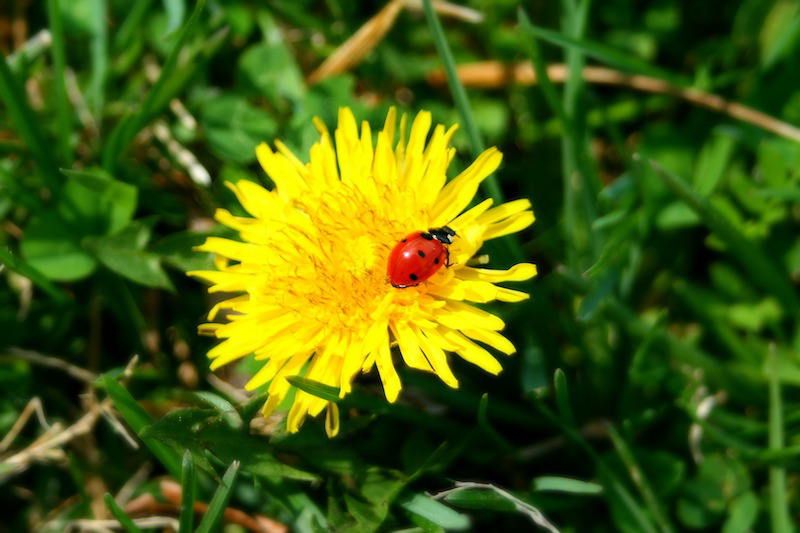
#> input picture Chapter9/images/unsupervised_learning/ladybug.png, 800 x 533 px
$ jupyter execute --allow-errors 'Unsupervised Learning Techniques.ipynb'   (shell and % lines are left out)
#> lines starting #> are read from the running program, lines starting #| are printed output that depends on the picture
# Unsupervised Learning Techniques

So far we have seen machine learning applications for supervised learning where the Y or dependent variable is known.

Unsupervised means we have input features X but we do not have labels y.

Lets think of a scenario where you need to identify defects in manufacturing equipment. So you need to build a model to do this. But you do not have any labels. You could manually label millions of photos or just label a subset of the data.

However what if we could just create a algorithmn  to exploit unlabeled data without needing humans to label every picture?

This is where unsupervished learning techniques shines.

Here are some of the algorithmns we will see in this chapter:

*Clustering* the goal is to group similar instances together into clusters. It is great for data analysis, customer segmentation, recommender systems, search engines, images segmentation, semi-superivised learning, dimensionality reductions and more.

*Anomaly detection* the objective is to learn what "normal" data looks like, and then use that to detect abnormal instances, such as defective items on a production line or a new trend in time series.

*Density estimation* This is the task of estimating the probability density function(PDF) of the random process that generated the dataset. Density estimation is commonly used for anomaly detection: instances located in very low-density regions are likely to be anomalies. It is also useful for data analysis and visualization.

## Clustering

Clustering is when we identify similar instances and assigning them to clusters or groups of similar instances.

[cell 1]
#Importing libraries
# Scikit-Learn ≥0.20 is required
import sklearn
#assert sklearn.__version__ >= "0.20"

# Common imports
import numpy as np
import os

# to make this notebook's output stable across runs
np.random.seed(42)

# To plot pretty figures
import matplotlib as mpl
import matplotlib.pyplot as plt
mpl.rc('axes', labelsize=14)
mpl.rc('xtick', labelsize=12)
mpl.rc('ytick', labelsize=12)

# Where to save the figures
PROJECT_ROOT_DIR = "."
CHAPTER_ID = "unsupervised_learning"
IMAGES_PATH = os.path.join(PROJECT_ROOT_DIR, "images", CHAPTER_ID)
os.makedirs(IMAGES_PATH, exist_ok=True)

# [6 lines left out: function save_fig, not called in this run]

# Ignore useless warnings (see SciPy issue #5998)
import warnings
warnings.filterwarnings(action="ignore", message="^internal gelsd")

[cell 2]
#Using the Iris dataset to show the differences between Classification and clustering
from sklearn.datasets import load_iris

[cell 3]
data = load_iris()
X = data.data
y = data.target
data.target_names

[cell 4]
plt.figure(figsize=(9,3.5))
plt.subplot(121)
plt.plot(X[y==0,1],X[y==0,3],"yo",label="Iris setosa")
plt.plot(X[y==1, 2], X[y==1, 3], "bs", label="Iris versicolor")
plt.plot(X[y==2, 2], X[y==2, 3], "g^", label="Iris virginica")

plt.xlabel("Petal Length",fontsize=14)
plt.ylabel("Petal Width",fontsize=14)
plt.legend(fontsize=12)

plt.subplot(122)
plt.scatter(X[:,2],X[:,3],c="k",marker=".")
plt.xlabel("Petal Length",fontsize=14)
plt.tick_params(labelleft=False)

plt.show()
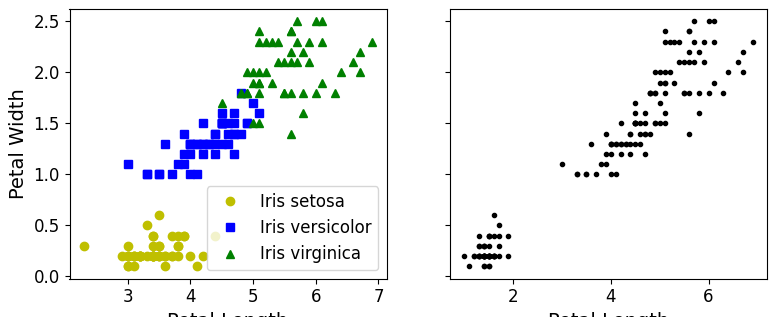
#> figure drawn by matplotlib, 2 panels

In the above we can see the left uses classification and it is easy to figure the bottom Iris setosa. THe top right ones are harder to identify but we are using just petal length and petal width.

Here are some of the other useful applications:

* Customer segmentation
* Data Analysis
* Dimensionality Reduction Technique
* Anomaly detection
* Semi-supervished learning
* Search engines
* Segment an image

### K-MEANs clustering

K-MEANs lets us cluster using a simple algorithm. The way it works is you are given the centroids you then can easily label them in the dataset by assinging each of them to the cluster who centroid is closer.

If you have the labels and centroids it would have been easier.

To do this we can start placing randoms centroids  and by picking K(number of clusters) randomly, then label the instances, update the centroids. It keeps updating until the centroids stop moving and meeti.

[cell 5]
from sklearn.datasets import make_blobs

[cell 6]
blob_centers = np.array(
    [[ 0.2,  2.3],
     [-1.5 ,  2.3],
     [-2.8,  1.8],
     [-2.8,  2.8],
     [-2.8,  1.3]])
blob_std = np.array([0.4, 0.3, 0.1, 0.1, 0.1])

[cell 7]
X, y = make_blobs(n_samples=2000, centers=blob_centers,
                  cluster_std=blob_std, random_state=7)

[cell 8]
def plot_clusters(X, y=None):
    plt.scatter(X[:, 0], X[:, 1], c=y, s=1)
    plt.xlabel("$x_1$", fontsize=14)
    plt.ylabel("$x_2$", fontsize=14, rotation=0)

[cell 9]
plt.figure(figsize=(8, 4))
plot_clusters(X)
#save_fig("blobs_plot")
plt.show()
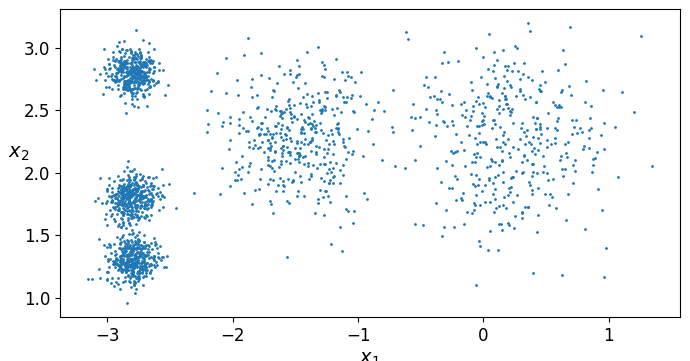
#> figure drawn by matplotlib, 1 panel

We can see above that the optimal K number is 5 since we can see a clear pattern.

[cell 10]
#Using K-MEANs
from sklearn.cluster import KMeans

[cell 11]
k = 5
kmeans = KMeans(n_clusters=k,random_state=42)
y_pred = kmeans.fit_predict(X)

[cell 12]
y_pred

[cell 13]
np.unique(y_pred) # 5 potential clusters

[cell 14]
y_pred is kmeans.labels_

[cell 15]
kmeans.cluster_centers_

[cell 16]
kmeans.labels_

[cell 17]
#Predicting new labels and plotting decision boundary
X_new = np.array([[0, 2], [3, 2], [-3, 3], [-3, 2.5]])
kmeans.predict(X_new)

[cell 18]
def plot_data(X):
    plt.plot(X[:, 0], X[:, 1], 'k.', markersize=2)

def plot_centroids(centroids, weights=None, circle_color='w', cross_color='k'):
    if weights is not None:
        centroids = centroids[weights > weights.max() / 10]
    plt.scatter(centroids[:, 0], centroids[:, 1],
                marker='o', s=30, linewidths=8,
                color=circle_color, zorder=10, alpha=0.9)
    plt.scatter(centroids[:, 0], centroids[:, 1],
                marker='x', s=50, linewidths=50,
                color=cross_color, zorder=11, alpha=1)

def plot_decision_boundaries(clusterer, X, resolution=1000, show_centroids=True,
                             show_xlabels=True, show_ylabels=True):
    mins = X.min(axis=0) - 0.1
    maxs = X.max(axis=0) + 0.1
    xx, yy = np.meshgrid(np.linspace(mins[0], maxs[0], resolution),
                         np.linspace(mins[1], maxs[1], resolution))
    Z = clusterer.predict(np.c_[xx.ravel(), yy.ravel()])
    Z = Z.reshape(xx.shape)

    plt.contourf(Z, extent=(mins[0], maxs[0], mins[1], maxs[1]),
                cmap="Pastel2")
    plt.contour(Z, extent=(mins[0], maxs[0], mins[1], maxs[1]),
                linewidths=1, colors='k')
    plot_data(X)
    if show_centroids:
        plot_centroids(clusterer.cluster_centers_)

    if show_xlabels:
        plt.xlabel("$x_1$", fontsize=14)
    else:
        plt.tick_params(labelbottom=False)
    if show_ylabels:
        plt.ylabel("$x_2$", fontsize=14, rotation=0)
    else:
        plt.tick_params(labelleft=False)

[cell 19]
plt.figure(figsize=(8, 4))
plot_decision_boundaries(kmeans, X)
#save_fig("voronoi_plot")
plt.show()
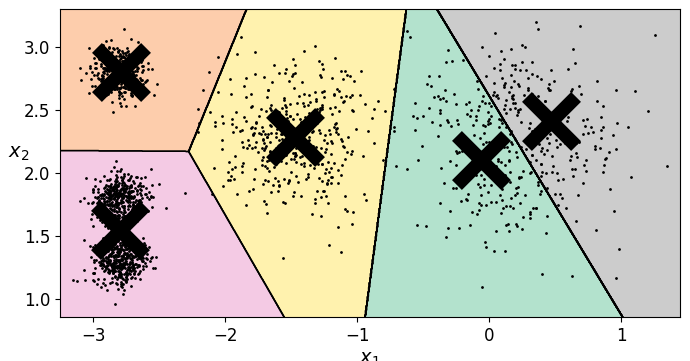
#> figure drawn by matplotlib, 1 panel

We can see where the decision boundaries are on but there are some errors especially on the decision boundary. Above we used *Hard Clustering* where we assign a value per instance however we can use *Soft Clustering* where you assign a instance score per instance. The score can be the distance between the instance and the enctroid.

In KMeans the transform method shows the distance between each instance to every centroid.

[cell 20]
kmeans.transform(X_new)

[cell 21]
#Measuring euclidian distance between each instance and centroid using numpu
np.linalg.norm(np.tile(X_new, (1, k)).reshape(-1, k, 2) - kmeans.cluster_centers_, axis=2)

What the above shows is how far the distance for each instance is from the centroid. So the first instance is 2.886 from the centroid and 0.3299 is the second instance.

Using KMeans we can transform a high dimensional dataset you can transform it this way, you end up with a k-dimensional dataset. THis can be very efficient nonlinear dimensionality reduction technique.

The K-Means algorithm is one of the fastest clustering algorithms, but also one of the simplest:

First initialize $k$ centroids randomly: $k$ distinct instances are chosen randomly from the dataset and the centroids are placed at their locations.

Repeat until convergence (i.e., until the centroids stop moving):
Assign each instance to the closest centroid.

Update the centroids to be the mean of the instances that are assigned to them.

The KMeans class applies an optimized algorithm by default. To get the original K-Means algorithm (for educational purposes only), you must set init="random", n_init=1and algorithm="full". These hyperparameters will be explained below.

Let's run the K-Means algorithm for 1, 2 and 3 iterations, to see how the centroids move around:

[cell 22]
kmeans_iter1 = KMeans(n_clusters=5,init="random",n_init=1,algorithm="full",max_iter=1, random_state=1)
kmeans_iter2 = KMeans(n_clusters=5,init="random",n_init=1,algorithm="full",max_iter=1, random_state=1)
kmeans_iter3 = KMeans(n_clusters=5,init="random",n_init=1,algorithm="full",max_iter=1, random_state=1)

#> (the rest of this cell did not finish here and is left out)

[cell 23]
plt.figure(figsize=(10, 8))

plt.subplot(321)
plot_data(X)
#> (the rest of this cell did not finish here and is left out)

We can see that in the first image we start with zero and we list the clusters randomnly but soon we start to converge. And the clusters start to collect the instances into their group.

Cluster will converge but that does not mean it is the right convergation.

#### Computational complexity

For KMeans it is generally linear with regard to the number of instances *m*, the number of clusters*k* and the number of dimensions *n*. This is only true when there is a clustering structure. The complexity can increase expontentially with the number of instances if there is no clustering structure.

****

So how do you determine where to set the centroids beside random. Well if after visualzation you have some idea you can use the init parameter in KMeans to start the centroids thus saving time.

Another option is is to run the algorithm multiple times with different random initializations and keep the solution. SKlearn uses 10 as the default parameter but you can set this to anything. For example 20 so the algortithm runs 20 times.

So how do you evaluate the performance and decide which is the best number. Wwell there is a performance metric called *inertia*.  Which is the mean squared distance between each instances and its closest centroid. This means KMEANS runs until it reaches the lowest possible inertia.

[cell 24]
kmeans.inertia_

[cell 25]
kmeans.score(X)

## K-Means++

Instead of initializing the centroids entirely randomly, it is preferable to initialize them using the following algorithm, proposed in a 2006 paper(http://ilpubs.stanford.edu:8090/778/) by David Arthur and Sergei Vassilvitskii:

Take one centroid $c_1$, chosen uniformly at random from the dataset.
Take a new center $c_i$, choosing an instance $\mathbf{x}_i$ with probability: $D(\mathbf{x}_i)^2$ / $\sum\limits_{j=1}^{m}{D(\mathbf{x}_j)}^2$ where $D(\mathbf{x}_i)$ is the distance between the instance $\mathbf{x}_i$ and the closest centroid that was already chosen. This probability distribution ensures that instances that are further away from already chosen centroids are much more likely be selected as centroids.
Repeat the previous step until all $k$ centroids have been chosen.
The rest of the K-Means++ algorithm is just regular K-Means. With this initialization, the K-Means algorithm is much less likely to converge to a suboptimal solution, so it is possible to reduce n_init considerably. Most of the time, this largely compensates for the additional complexity of the initialization process.

To set the initialization to K-Means++, simply set init="k-means++" (this is actually the default):

[cell 26]
KMeans()

[cell 27]
good_init = np.array([[-3, 3], [-3, 2], [-3, 1], [-1, 2], [0, 2]])
kmeans = KMeans(n_clusters=5, init=good_init, n_init=1, random_state=42)
kmeans.fit(X)
kmeans.inertia_

## Accelerated K-Means and mini-batch KMeans

You can execute KMeans using mini matches which means that you are moving the centroids slightly at each iteration.

The K-Means algorithm can be significantly accelerated by avoiding many unnecessary distance calculations: this is achieved by exploiting the triangle inequality (given three points A, B and C, the distance AC is always such that AC ≤ AB + BC) and by keeping track of lower and upper bounds for distances between instances and centroids (see this 2003 paper by Charles Elkan for more details). Paper link: https://www.aaai.org/Papers/ICML/2003/ICML03-022.pdf

To use Elkan's variant of K-Means, just set algorithm="elkan". Note that it does not support sparse data, so by default, Scikit-Learn uses "elkan" for dense data, and "full" (the regular K-Means algorithm) for sparse data.

[cell 28]
#Accelerated
KMeans(algorithm="elkan").fit(X)

#> (a cell that did not finish here is left out)

[cell 30]
from sklearn.cluster import MiniBatchKMeans

[cell 31]
#You can also use mini batches for speed
minibatches_kmeans = MiniBatchKMeans(n_clusters=5, random_state=42)
minibatches_kmeans.fit(X)

[cell 32]
minibatches_kmeans.inertia_

Kmean minibatches is generally musch faster than K but the inertia gets slightly worse as K increases.

### Finding the optimal number of clusters

You could think that choosing the number of clusters with the lowest inertia is the best option but you will see that by increasing the number of clusters the interia gets lower since there are more centroids so more points get closer to their nearest centroid.

[cell 33]
def plot_clusterer_comparison(clusterer1, clusterer2, X, title1=None, title2=None):
    clusterer1.fit(X)
    clusterer2.fit(X)

    plt.figure(figsize=(10, 3.2))

    plt.subplot(121)
    plot_decision_boundaries(clusterer1, X)
    if title1:
        plt.title(title1, fontsize=14)

    plt.subplot(122)
    plot_decision_boundaries(clusterer2, X, show_ylabels=False)
    if title2:
        plt.title(title2, fontsize=14)

[cell 34]
kmeans_k3 = KMeans(n_clusters=3, random_state=42)
kmeans_k8 = KMeans(n_clusters=8, random_state=42)

plot_clusterer_comparison(kmeans_k3, kmeans_k8, X, "$k=3$", "$k=8$")
#save_fig("bad_n_clusters_plot")
plt.show()
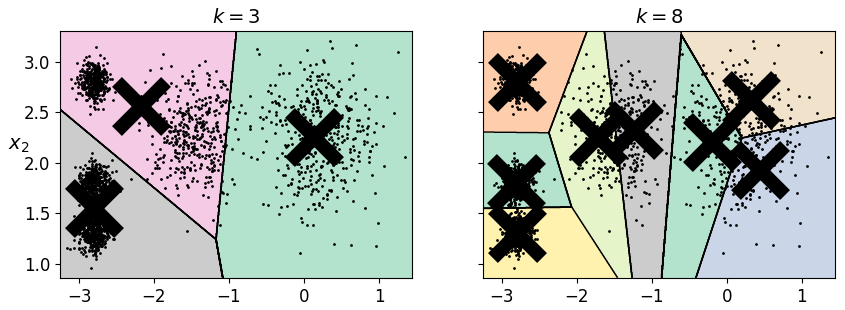
#> figure drawn by matplotlib, 2 panels

We see in the above that adding the clusters to 8 does decrease interia because there are more points.

[cell 35]
#Using the elbow method
kmeans_per_k = [KMeans(n_clusters=k, random_state=42).fit(X)
                for k in range(1, 10)]
inertias = [model.inertia_ for model in kmeans_per_k]

[cell 36]
plt.figure(figsize=(8, 3.5))
plt.plot(range(1, 10), inertias, "bo-")
plt.xlabel("$k$", fontsize=14)
plt.ylabel("Inertia", fontsize=14)
plt.annotate('Elbow',
             xy=(4, inertias[3]),
             xytext=(0.55, 0.55),
             textcoords='figure fraction',
             fontsize=16,
             arrowprops=dict(facecolor='black', shrink=0.1)
            )
plt.axis([1, 8.5, 0, 1300])
#save_fig("inertia_vs_k_plot")
plt.show()
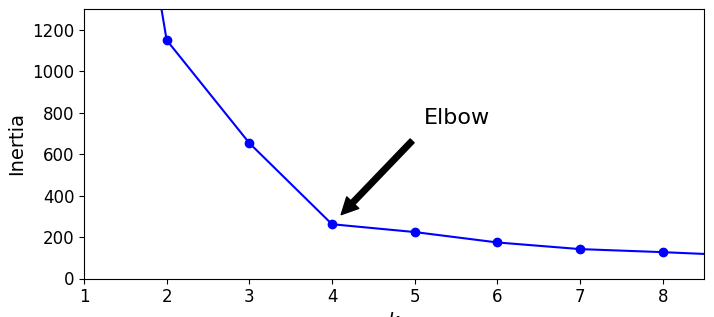
#> figure drawn by matplotlib, 1 panel

[cell 37]
#Plotting decision boundaries
plot_decision_boundaries(kmeans_per_k[4-1], X)
plt.show()
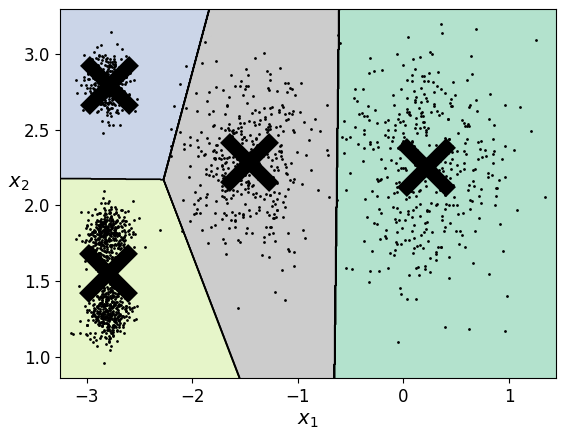
#> figure drawn by matplotlib, 1 panel

We see using this method called the elbow method This inflexion point shows that the inertia drops very quickly as we increase K up to 4 and it keeps decreases as we increase K. So this suggests that 4 is a good number of clusters.

A slightly more precise approach is called the *silhouette score* which is the *silhouette coefficient* over all the instances. An instances's silhouette coefficient  is equal to (b - a) / max(a,b) where a is the mean distance to the other instances in the same cluster and b is the mean nearest cluster distance( the mean distance to the instances of the next closest cluster, defined as the one that minimizes b, excluding the instance's own cluster.

The sillhouette coefficient can vary between -1 and +1. A instance closer to +1 means that the instance is well inside its own cluster and far from other clusters while a coefficient close to 0 means that is close to a cluster boundary, and finally a coefficient close to -1 means that the instance may have been assigned to the wrong cluster.

Sklearn has a way to compute the silhouetter score

[cell 38]
from sklearn.metrics import silhouette_score

[cell 39]
silhouette_score(X, kmeans.labels_)

[cell 40]
silhouette_scores = [silhouette_score(X, model.labels_)
                     for model in kmeans_per_k[1:]]

[cell 41]
plt.figure(figsize=(8, 3))
plt.plot(range(2, 10), silhouette_scores, "bo-")
plt.xlabel("$k$", fontsize=14)
plt.ylabel("Silhouette score", fontsize=14)
plt.axis([1.8, 8.5, 0.55, 0.7])
#save_fig("silhouette_score_vs_k_plot")
plt.show()
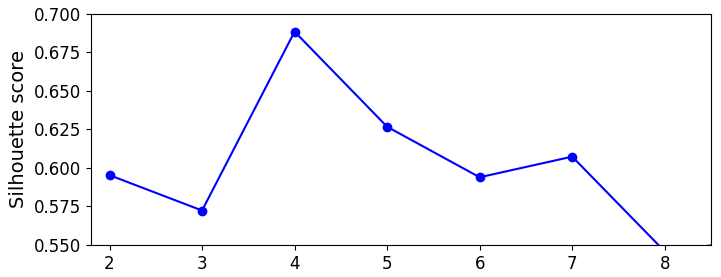
#> figure drawn by matplotlib, 1 panel

As you can see 4 is a very good visualization but 5 is quite good as well better than 6 or 7.

[cell 42]
from sklearn.metrics import silhouette_samples
from matplotlib.ticker import FixedLocator, FixedFormatter

plt.figure(figsize=(11, 9))

for k in (3, 4, 5, 6):
    plt.subplot(2, 2, k - 2)

    y_pred = kmeans_per_k[k - 1].labels_
    silhouette_coefficients = silhouette_samples(X, y_pred)

    padding = len(X) // 30
    pos = padding
    ticks = []
    for i in range(k):
        coeffs = silhouette_coefficients[y_pred == i]
        coeffs.sort()

        color = mpl.cm.Spectral(i / k)
        plt.fill_betweenx(np.arange(pos, pos + len(coeffs)), 0, coeffs,
                          facecolor=color, edgecolor=color, alpha=0.7)
        ticks.append(pos + len(coeffs) // 2)
        pos += len(coeffs) + padding

    plt.gca().yaxis.set_major_locator(FixedLocator(ticks))
    plt.gca().yaxis.set_major_formatter(FixedFormatter(range(k)))
    if k in (3, 5):
        plt.ylabel("Cluster")

    if k in (5, 6):
        plt.gca().set_xticks([-0.1, 0, 0.2, 0.4, 0.6, 0.8, 1])
        plt.xlabel("Silhouette Coefficient")
    else:
        plt.tick_params(labelbottom=False)

    plt.axvline(x=silhouette_scores[k - 2], color="red", linestyle="--")
    plt.title("$k={}$".format(k), fontsize=16)

#save_fig("silhouette_analysis_plot")
plt.show()

We see above that the dashed red line represents the score and it is 0.7

### Limits of KMeans

*Always scale your input features before you run kmeans

KMmeans does not perform very well when the following happens:

* Clusters have different densities
* Nonspherical shapes

[cell 43]
X1, y1 = make_blobs(n_samples=1000, centers=((4, -4), (0, 0)), random_state=42)
X1 = X1.dot(np.array([[0.374, 0.95], [0.732, 0.598]]))
X2, y2 = make_blobs(n_samples=250, centers=1, random_state=42)
X2 = X2 + [6, -8]
X = np.r_[X1, X2]
y = np.r_[y1, y2]

[cell 44]
plot_clusters(X)

[cell 45]
kmeans_good = KMeans(n_clusters=3, init=np.array([[-1.5, 2.5], [0.5, 0], [4, 0]]), n_init=1, random_state=42)
kmeans_bad = KMeans(n_clusters=3, random_state=42)
kmeans_good.fit(X)
kmeans_bad.fit(X)

[cell 46]
plt.figure(figsize=(10, 3.2))

plt.subplot(121)
plot_decision_boundaries(kmeans_good, X)
plt.title("Inertia = {:.1f}".format(kmeans_good.inertia_), fontsize=14)

plt.subplot(122)
plot_decision_boundaries(kmeans_bad, X, show_ylabels=False)
plt.title("Inertia = {:.1f}".format(kmeans_bad.inertia_), fontsize=14)

#save_fig("bad_kmeans_plot")
plt.show()

We can see that the above images do not create a perfect solution but if you compare it to the raw data the middle cluster is still not great and you can easily say it belongs to another cluster.

## Using Clustering for Image Segmentation

Image segmentation is the task of partitioning an image into multiple segments. In *semantic segmentation*, all pixels that are part of the same object type get assigned to the same segment.

An example of this is building a self driving car program. The image contains a series of pixels that can identify a car or a pedestrian. What you can do is cluster all pixels based on color for example that identify pedestrians. And the same for the cars pixels using clusters.

[cell 47]
#Example using matplotlib
import urllib
# Download the ladybug image
images_path = os.path.join(PROJECT_ROOT_DIR, "images", "unsupervised_learning")
os.makedirs(images_path, exist_ok=True)
DOWNLOAD_ROOT = "https://raw.githubusercontent.com/ageron/handson-ml2/master/"
filename = "ladybug.png"
print("Downloading", filename)
url = DOWNLOAD_ROOT + "images/unsupervised_learning/" + filename
urllib.request.urlretrieve(url, os.path.join(images_path, filename))

[cell 48]
from matplotlib.image import imread

[cell 49]
image = imread(os.path.join("images","unsupervised_learning","ladybug.png"))
#> image is the input picture: shape (533, 800, 3) float32; mean R, G, B 0.279, 0.372, 0.0529
image.shape
#> (the rest of the program and of its run is left out)
